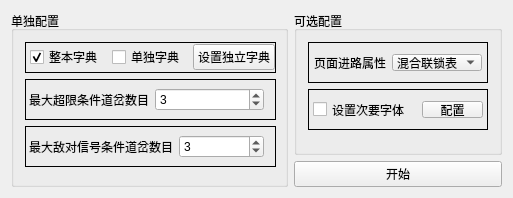
<?xml version="1.0" encoding="UTF-8"?>
<ui version="4.0">
 <class>GuiStartOCR</class>
 <widget class="QWidget" name="GuiStartOCR">
  <property name="geometry">
   <rect>
    <x>0</x>
    <y>0</y>
    <width>491</width>
    <height>198</height>
   </rect>
  </property>
  <property name="windowTitle">
   <string>识别前准备界面</string>
  </property>
  <layout class="QGridLayout" name="gridLayout">
   <item row="0" column="0" rowspan="2">
    <widget class="QGroupBox" name="groupBox">
     <property name="title">
      <string>单独配置</string>
     </property>
     <property name="flat">
      <bool>false</bool>
     </property>
     <property name="checkable">
      <bool>false</bool>
     </property>
     <layout class="QVBoxLayout" name="verticalLayout">
      <property name="rightMargin">
       <number>9</number>
      </property>
      <item>
       <widget class="QFrame" name="horizontalFrame">
        <property name="minimumSize">
         <size>
          <width>251</width>
          <height>31</height>
         </size>
        </property>
        <property name="maximumSize">
         <size>
          <width>65535</width>
          <height>41</height>
         </size>
        </property>
        <property name="frameShape">
         <enum>QFrame::Box</enum>
        </property>
        <layout class="QHBoxLayout" name="horizontalLayout">
         <property name="spacing">
          <number>0</number>
         </property>
         <property name="leftMargin">
          <number>4</number>
         </property>
         <property name="topMargin">
          <number>0</number>
         </property>
         <property name="rightMargin">
          <number>0</number>
         </property>
         <property name="bottomMargin">
          <number>0</number>
         </property>
         <item>
          <widget class="QCheckBox" name="checkBox_2">
           <property name="minimumSize">
            <size>
             <width>75</width>
             <height>16</height>
            </size>
           </property>
           <property name="text">
            <string>整本字典</string>
           </property>
           <property name="checked">
            <bool>true</bool>
           </property>
           <property name="tristate">
            <bool>false</bool>
           </property>
          </widget>
         </item>
         <item>
          <widget class="QCheckBox" name="checkBox">
           <property name="minimumSize">
            <size>
             <width>75</width>
             <height>16</height>
            </size>
           </property>
           <property name="text">
            <string>单独字典</string>
           </property>
          </widget>
         </item>
         <item>
          <widget class="QPushButton" name="pushButton_2">
           <property name="text">
            <string>设置独立字典</string>
           </property>
          </widget>
         </item>
        </layout>
       </widget>
      </item>
      <item>
       <widget class="QFrame" name="horizontalFrame">
        <property name="minimumSize">
         <size>
          <width>170</width>
          <height>41</height>
         </size>
        </property>
        <property name="maximumSize">
         <size>
          <width>65535</width>
          <height>61</height>
         </size>
        </property>
        <property name="frameShape">
         <enum>QFrame::Box</enum>
        </property>
        <layout class="QHBoxLayout" name="horizontalLayout_2">
         <property name="leftMargin">
          <number>3</number>
         </property>
         <property name="topMargin">
          <number>0</number>
         </property>
         <property name="bottomMargin">
          <number>0</number>
         </property>
         <item>
          <widget class="QLabel" name="label">
           <property name="text">
            <string>最大超限条件道岔数目</string>
           </property>
          </widget>
         </item>
         <item>
          <widget class="QSpinBox" name="spinBox">
           <property name="maximum">
            <number>5</number>
           </property>
           <property name="value">
            <number>3</number>
           </property>
          </widget>
         </item>
        </layout>
       </widget>
      </item>
      <item>
       <widget class="QFrame" name="horizontalFrame_2">
        <property name="minimumSize">
         <size>
          <width>170</width>
          <height>41</height>
         </size>
        </property>
        <property name="maximumSize">
         <size>
          <width>65535</width>
          <height>61</height>
         </size>
        </property>
        <property name="frameShape">
         <enum>QFrame::Box</enum>
        </property>
        <layout class="QHBoxLayout" name="horizontalLayout_3">
         <property name="leftMargin">
          <number>3</number>
         </property>
         <property name="topMargin">
          <number>0</number>
         </property>
         <property name="bottomMargin">
          <number>0</number>
         </property>
         <item>
          <widget class="QLabel" name="label_2">
           <property name="text">
            <string>最大敌对信号条件道岔数目</string>
           </property>
          </widget>
         </item>
         <item>
          <widget class="QSpinBox" name="spinBox_2">
           <property name="maximum">
            <number>5</number>
           </property>
           <property name="value">
            <number>3</number>
           </property>
          </widget>
         </item>
        </layout>
       </widget>
      </item>
      <item>
       <spacer name="verticalSpacer">
        <property name="orientation">
         <enum>Qt::Vertical</enum>
        </property>
        <property name="sizeHint" stdset="0">
         <size>
          <width>20</width>
          <height>40</height>
         </size>
        </property>
       </spacer>
      </item>
     </layout>
    </widget>
   </item>
   <item row="0" column="1">
    <widget class="QGroupBox" name="groupBox_2">
     <property name="title">
      <string>可选配置</string>
     </property>
     <layout class="QVBoxLayout" name="verticalLayout_2">
      <item>
       <widget class="QFrame" name="horizontalFrame">
        <property name="minimumSize">
         <size>
          <width>0</width>
          <height>41</height>
         </size>
        </property>
        <property name="maximumSize">
         <size>
          <width>16777215</width>
          <height>41</height>
         </size>
        </property>
        <property name="frameShape">
         <enum>QFrame::Box</enum>
        </property>
        <layout class="QHBoxLayout" name="horizontalLayout_4">
         <property name="leftMargin">
          <number>5</number>
         </property>
         <property name="rightMargin">
          <number>5</number>
         </property>
         <item>
          <widget class="QLabel" name="label_3">
           <property name="text">
            <string>页面进路属性</string>
           </property>
          </widget>
         </item>
         <item>
          <widget class="QComboBox" name="comboBox">
           <item>
            <property name="text">
             <string>混合联锁表</string>
            </property>
           </item>
           <item>
            <property name="text">
             <string>调车联锁表</string>
            </property>
           </item>
           <item>
            <property name="text">
             <string>列车联锁表</string>
            </property>
           </item>
           <item>
            <property name="text">
             <string>延续进路</string>
            </property>
           </item>
           <item>
            <property name="text">
             <string>组合进路</string>
            </property>
           </item>
          </widget>
         </item>
        </layout>
       </widget>
      </item>
      <item>
       <widget class="QFrame" name="horizontalFrame">
        <property name="minimumSize">
         <size>
          <width>0</width>
          <height>41</height>
         </size>
        </property>
        <property name="maximumSize">
         <size>
          <width>16777215</width>
          <height>41</height>
         </size>
        </property>
        <property name="frameShape">
         <enum>QFrame::Box</enum>
        </property>
        <layout class="QHBoxLayout" name="horizontalLayout_5">
         <property name="leftMargin">
          <number>4</number>
         </property>
         <property name="rightMargin">
          <number>4</number>
         </property>
         <item>
          <widget class="QCheckBox" name="checkBox_3">
           <property name="text">
            <string>设置次要字体</string>
           </property>
          </widget>
         </item>
         <item>
          <widget class="QPushButton" name="pushButton_3">
           <property name="maximumSize">
            <size>
             <width>61</width>
             <height>23</height>
            </size>
           </property>
           <property name="text">
            <string>配置</string>
           </property>
          </widget>
         </item>
        </layout>
       </widget>
      </item>
      <item>
       <spacer name="verticalSpacer_2">
        <property name="orientation">
         <enum>Qt::Vertical</enum>
        </property>
        <property name="sizeHint" stdset="0">
         <size>
          <width>20</width>
          <height>40</height>
         </size>
        </property>
       </spacer>
      </item>
     </layout>
    </widget>
   </item>
   <item row="1" column="1">
    <widget class="QPushButton" name="pushButton_Start">
     <property name="text">
      <string>开始</string>
     </property>
     <property name="icon">
      <iconset resource="itit.qrc">
       <normaloff>:/ITIT/Resources/pic/p111/98.png</normaloff>:/ITIT/Resources/pic/p111/98.png</iconset>
     </property>
     <property name="iconSize">
      <size>
       <width>40</width>
       <height>40</height>
      </size>
     </property>
     <property name="checkable">
      <bool>false</bool>
     </property>
    </widget>
   </item>
  </layout>
 </widget>
 <layoutdefault spacing="6" margin="11"/>
 <resources>
  <include location="itit.qrc"/>
 </resources>
 <connections/>
</ui>
